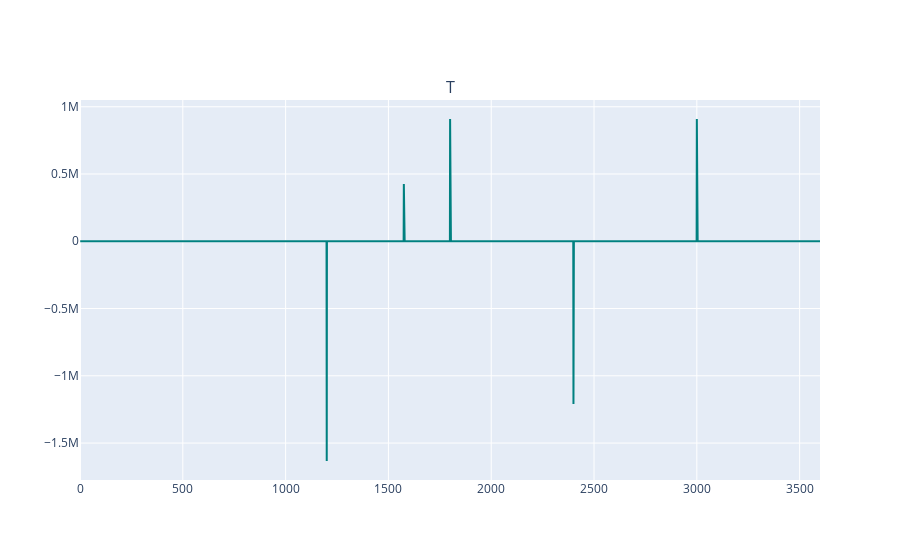

Write notebook code for a chart like this one.
### Code cell
fig = make_subplots(rows=1, cols=1,
        subplot_titles=("Timestamps"))


fig.add_trace(go.Scatter(y=new_galaxy_watch["miliseconds_diff"], mode='lines',marker_color='teal'),
              1, 1)

### Figure 1 — Plotly figure (JSON) as saved in the notebook; plotly's stock layout.template omitted (floating-point values rounded to 4 significant figures; data arrays with more than 128 entries replaced by an {"elided": "..."} marker saying what was removed)
{"data": [{"marker": {"color": "teal"}, "mode": "lines", "type": "scatter", "xaxis": "x", "y": {"elided": "3600 int values"}, "yaxis": "y"}], "layout": {"annotations": [{"font": {"size": 16}, "showarrow": false, "text": "T", "x": 0.5, "xanchor": "center", "xref": "paper", "y": 1, "yanchor": "bottom", "yref": "paper"}], "xaxis": {"anchor": "y", "domain": [0, 1]}, "yaxis": {"anchor": "x", "domain": [0, 1]}}}
